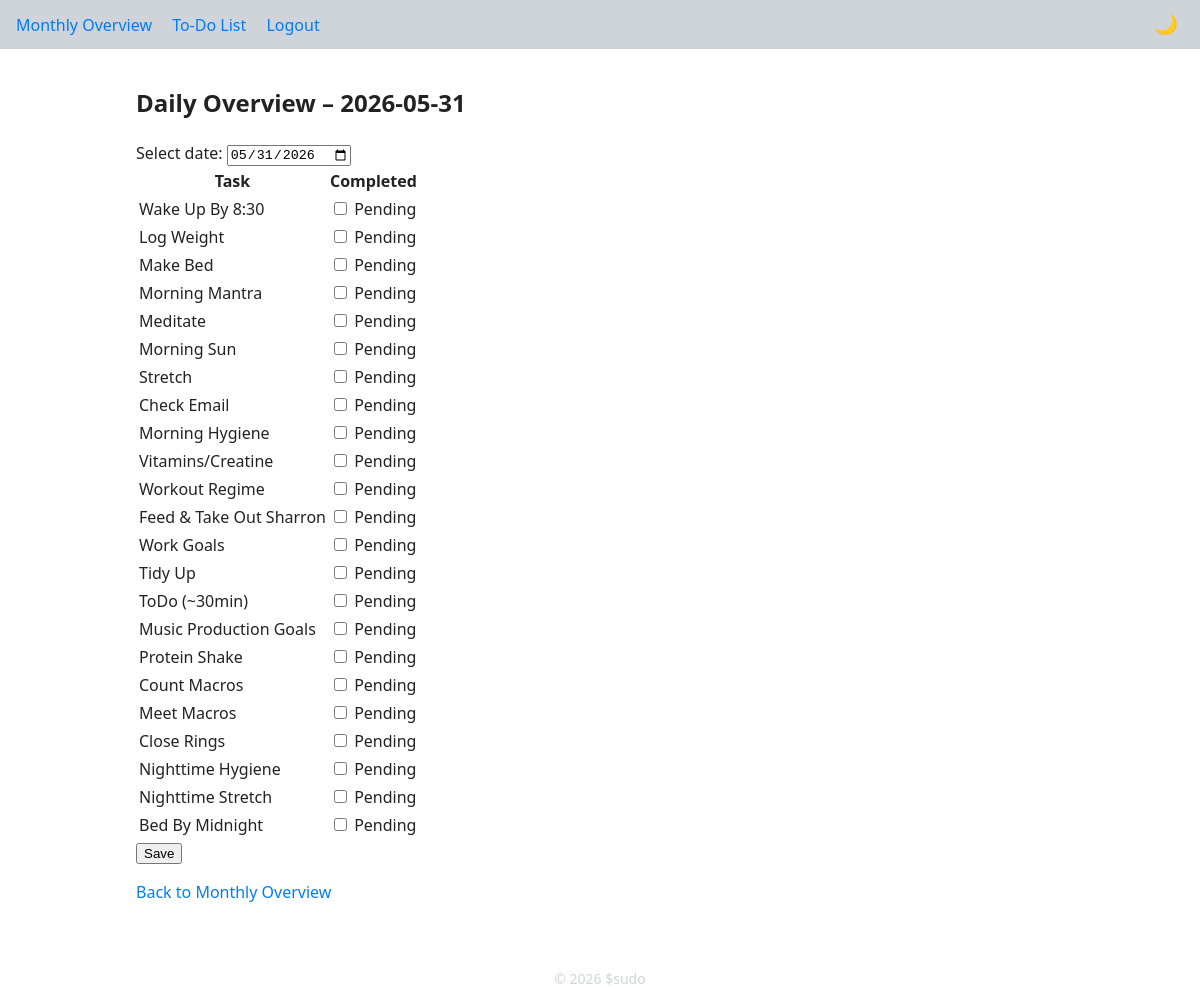
The app's page /daily (signed in) with its own data.
### app/models.py (models this page shows)
class TaskList(db.Model):
    __tablename__ = 'task_lists'
    id = db.Column(db.Integer, primary_key=True)
    user_id = db.Column(db.Integer, db.ForeignKey('users.id'), nullable=False)
    name = db.Column(db.String(200), nullable=False)
    position = db.Column(db.Integer, nullable=False, default=0)
    start_date = db.Column(db.Date, nullable=False)  # <-- new
    end_date = db.Column(db.Date, nullable=True)     # <-- new

### app/routes/tasks.py (the view, shortened to what this page needs)
@bp.route("/daily", methods=["GET", "POST"])
@login_required
def daily():
    date_str = request.args.get("date")
    if not date_str:
        date_str = date.today().isoformat()
    try:
        date.fromisoformat(date_str)
    except ValueError:
        return redirect(url_for("main.monthly"))
    statuses = get_daily_status(current_user, date_str)
    day_obj = date.fromisoformat(date_str)
    active_tasks = (
        TaskList.query.filter_by(user_id=current_user.id)
        .filter(TaskList.start_date <= day_obj)
        .filter(
            (TaskList.end_date == None) | (TaskList.end_date > day_obj)
        )
        .order_by(TaskList.position)
        .all()
    )
    task_names = [t.name for t in active_tasks]
    return render_template(
        "tasks/daily.html",
        date=date_str,
        tasks=task_names,
        statuses=statuses,
    )

### app/__init__.py (called while the page is built)
def create_app(config_name: str = 'development') -> Flask:
    app = Flask(__name__, instance_relative_config=True)
    from .config import DevelopmentConfig, ProductionConfig
    config_cls = {
        'development': DevelopmentConfig,
        'production': ProductionConfig
    }[config_name]
    app.config.from_object(config_cls)
    try:
        os.makedirs(app.instance_path, exist_ok=True)
    except OSError as exc:  # pragma: no cover
        raise RuntimeError(f'Failed to create instance folder: {exc}')
    db.init_app(app)
    login_manager.init_app(app)
    csrf.init_app(app)
    from .routes import bp as main_bp
    app.register_blueprint(main_bp)
    with app.app_context():
        db.create_all()
    @app.context_processor
    def inject_current_year():
        return {'current_year': __import__('datetime').datetime.utcnow().year}
    return app

### app/helpers.py (called while the page is built)
def get_daily_status(user, date_str):
    day_obj = date.fromisoformat(date_str)
    tasks = (
        TaskList.query.filter_by(user_id=user.id)
        .filter(TaskList.start_date <= day_obj)
        .filter((TaskList.end_date == None) | (TaskList.end_date > day_obj))
        .order_by(TaskList.position)
        .all()
    )
    status_map = {t.name: False for t in tasks}
    for dt in DailyTask.query.filter_by(user_id=user.id, date=day_obj).all():
        task_name = TaskList.query.get(dt.task_id).name
        status_map[task_name] = dt.status
    return status_map

### app/models.py (called while the page is built)
@login_manager.user_loader
def load_user(user_id: str):
    return User.query.get(int(user_id))

### app/templates/tasks/daily.html (shortened to what this page needs)
{% extends "base.html" %}
{% block content %}
<h2>Daily Overview – {{ date }}</h2>
<form method="get" action="{{ url_for('main.daily') }}">
    <label for="date-select">Select date:</label>
    <input type="date" id="date-select" name="date" value="{{ date }}" onchange="this.form.submit()">
</form>
<form method="post" action="{{ url_for('main.daily', date=date) }}">
    <table class="task-table">
        <thead>
            <tr>
                <th>Task</th>
                <th>Completed</th>
            </tr>
        </thead>
        <tbody>
            {% for task in tasks %}
            <tr>
                <td>{{ task }}</td>
                <td>
                    <input type="checkbox" name="task_{{ loop.index0 }}"
                           id="task_{{ loop.index0 }}"
                           {% if statuses[task] %}checked{% endif %}>
                    <label for="task_{{ loop.index0 }}">
                        {% if statuses[task] %}Done{% else %}Pending{% endif %}
                    </label>
                </td>
            </tr>
            {% endfor %}
        </tbody>
    </table>
    <button type="submit">Save</button>
</form>
<p><a href="{{ url_for('main.monthly') }}">Back to Monthly Overview</a></p>
{% endblock %}

### app/static/css/style.css (style rules this page uses)
:root { --bg: #ffffff; --text: #222222; --accent: #007bff; --danger: #dc3545; --success: #28a745; --warning: #ffc107; --border: #ced4da; --border-radius: 4px; --font-family: system-ui, sans-serif; }
html, body { margin: 0; padding: 0; font-family: var(--font-family); background: var(--bg); color: var(--text); line-height: 1.5; }
*, *::before, *::after { box-sizing: border-box; }
a { color: var(--accent); text-decoration: none; }

### records on screen
TaskList: name "Wake Up By 8:30", shows "Pending"
TaskList: name "Log Weight", shows "Pending"
TaskList: name "Make Bed", shows "Pending"
TaskList: name "Morning Mantra", shows "Pending"
TaskList: name "Meditate", shows "Pending"
TaskList: name "Morning Sun", shows "Pending"
TaskList: name "Stretch", shows "Pending"
TaskList: name "Check Email", shows "Pending"
TaskList: name "Morning Hygiene", shows "Pending"
TaskList: name "Vitamins/Creatine", shows "Pending"
TaskList: name "Workout Regime", shows "Pending"
TaskList: name "Feed & Take Out Sharron", shows "Pending"
TaskList: name "Work Goals", shows "Pending"
TaskList: name "Tidy Up", shows "Pending"
TaskList: name "ToDo (~30min)", shows "Pending"
TaskList: name "Music Production Goals", shows "Pending"
TaskList: name "Protein Shake", shows "Pending"
TaskList: name "Count Macros", shows "Pending"
TaskList: name "Meet Macros", shows "Pending"
TaskList: name "Close Rings", shows "Pending"
TaskList: name "Nighttime Hygiene", shows "Pending"
TaskList: name "Nighttime Stretch", shows "Pending"
TaskList: name "Bed By Midnight", shows "Pending"

### other values on screen
{{ date }} "2026-05-31"
{{ current_year }} "2026"
